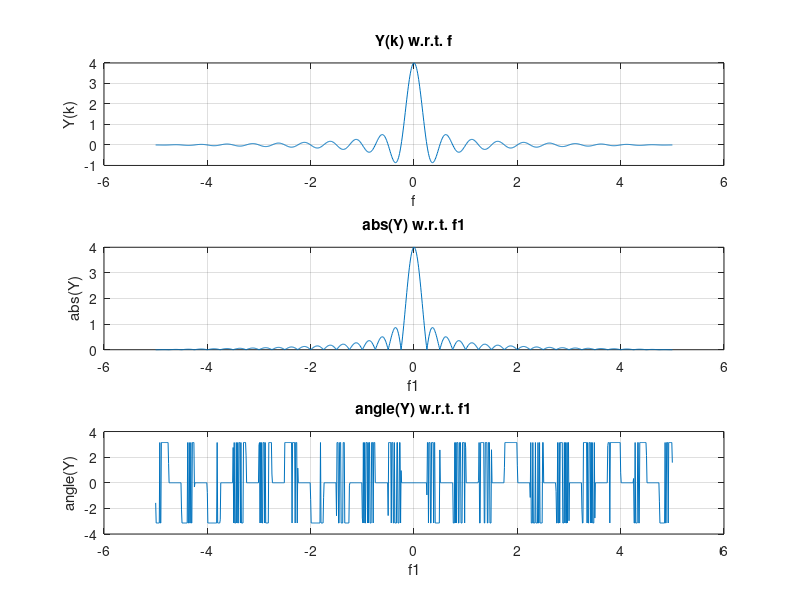

This chart was generated by the following MATLAB code:
N=250;
t=-2:0.1:2;
k=0;
for f=-5:0.01:5
    k=k+1;
    Y(k)=trapz(t,(exp(-j*2*pi*f*t)));
    
end
f1=-5:0.01:5
subplot(3,1,1)
plot(f1,Y);
xlabel("f")
ylabel("Y(k)")
title("Y(k) w.r.t. f");
grid on;
subplot(3,1,2)
plot(f1,abs(Y));
xlabel("f1")
ylabel("abs(Y)")
title("abs(Y) w.r.t. f1");
grid on;
subplot(3,1,3)
plot(f1,angle(Y));
xlabel("f1")
ylabel("angle(Y)")
title("angle(Y) w.r.t. f1");
grid on;